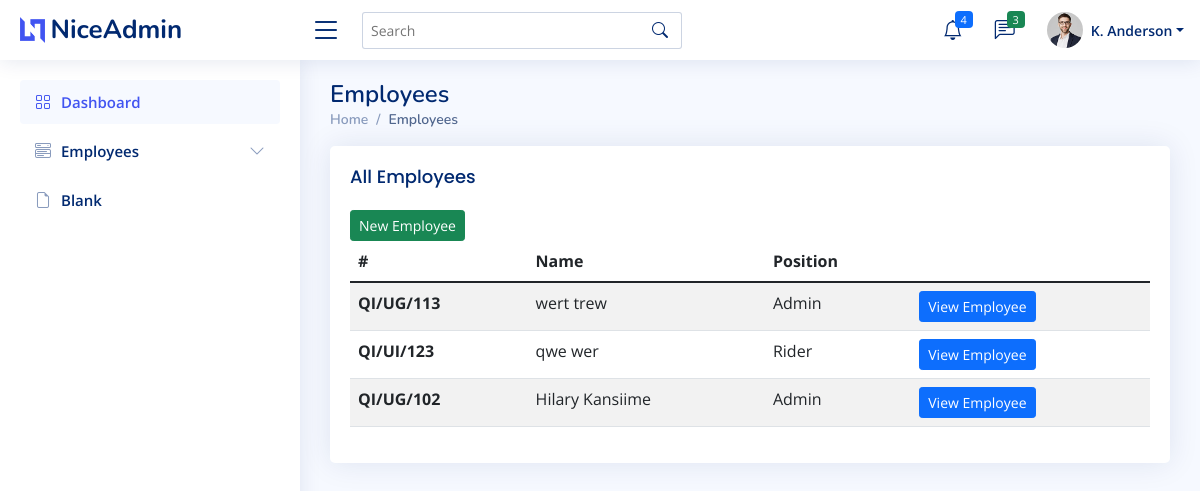
The page /employee/all on the database as committed earlier.
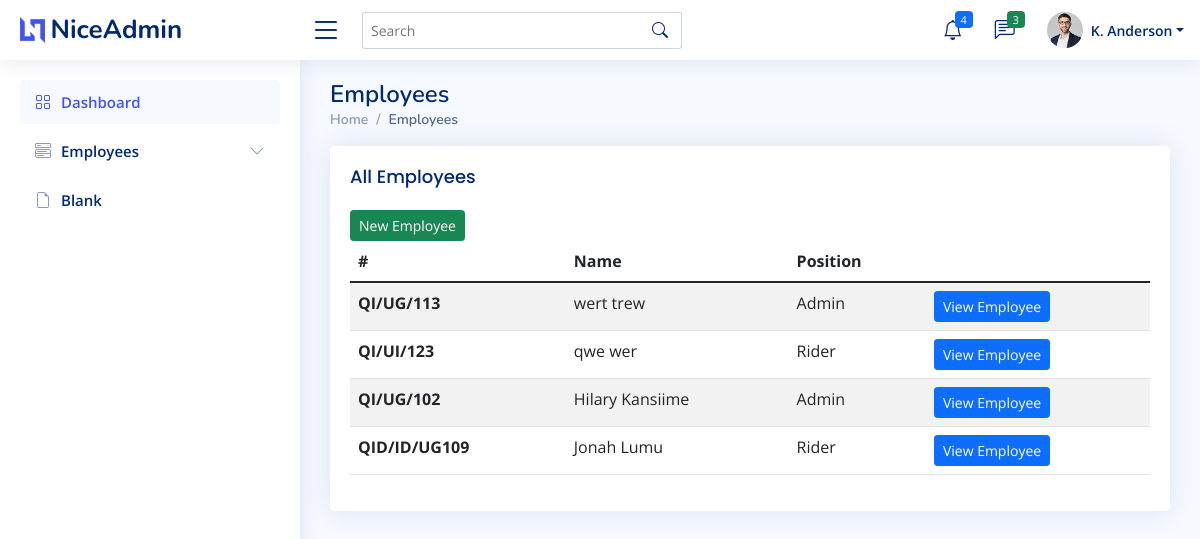
The same page on the database as committed later.
### humancapital/models.py (models this page shows, shortened)
class Employee(models.Model):
    STATUS_CHOICES = [
        (1,"ACTIVE"),
        (0, "INACTIVE"),
    ]
    emp_no = models.CharField(primary_key=True, max_length=200, default=uuid.uuid4, editable=False)
    first_name = models.CharField(max_length=30)
    last_name = models.CharField(max_length=30)
    designation = models.CharField(max_length=30)
    image = models.ImageField(upload_to ="Employee", blank=True)
    nationality = models.CharField(max_length=30)
    qid = models.CharField(max_length=30)
    qid_img = models.ImageField(upload_to ="QID", blank=True)
    date_of_birth = models.DateField(auto_now=False, auto_now_add=False)
    company = models.ForeignKey(Company, on_delete=models.CASCADE)
    created_on = models.DateField(auto_now=True, auto_now_add=False)
    status =  models.IntegerField(choices=STATUS_CHOICES, default=1)

### humancapital/views.py (the view)
# urls.py: path('employee/all', EmployeeView.as_view(), name='Employees'),
class EmployeeView(View):
    template_name = 'main/emp_data.html'
    def get(self, request):
        header='Employees'
        data = serializers.serialize("json", Employee.objects.all())
        data=json.loads(data)
        print(data)
        return render(request, self.template_name, {'data':data,'title':header,'header':header})

### humancapital/templates/main/emp_data.html (shortened to what this page needs)
{% extends "../apptemp.html" %}
{% load static %}
{% load widget_tweaks %}
{% block content %}
{% block nav %}{% include './maintemp.html' %}{% endblock nav %}
<main id="main" class="main">
    <div class="pagetitle">
        <h1>{{ header }}</h1>
        <nav>
          <ol class="breadcrumb">
            <li class="breadcrumb-item"><a href="index.html">Home</a></li>
            <li class="breadcrumb-item active">{{ header }}</li>
          </ol>
        </nav>
    </div>
    <section class="section">
        <div class="row">
          <div class="col-lg-12">
            <div class="card">
              <div class="card-body">
                <h5 class="card-title">All Employees</h5>
                <table class="table datatable table-striped">
                  <a class="right-align" href="{% url 'Add New Employee' %}" target="_blank"><button class="btn btn-sm btn-success">New Employee</button></a>
                  <thead>
                    <tr>
                      <th scope="col">#</th>
                      <th scope="col">Name</th>
                      <th scope="col">Position</th>
                      <th scope="col"></th>
                    </tr>
                  </thead>
                  <tbody>
                    {% for d in data %}
                    <tr>
                        <th scope="row">{{ d.fields.qid }}</th>
                        <td>{{ d.fields.first_name }} {{ d.fields.last_name }}</td>
                        <td>{{ d.fields.designation }}</td>
                        <td><a href="{% url 'Employee' serial=d.pk%}" ><button class="btn btn-sm btn-primary">View Employee</button></a></td>
                    </tr>
                    {% endfor %}
                  </tbody>
                </table>
              </div>
            </div>
          </div>
        </div>
      </section>
</main>
{% endblock %}

### humancapital/templates/apptemp.html (shortened to what this page needs)
<!DOCTYPE html>
<html lang="en">
<head>
  {% load static %}
  <link href="{% static 'assets/vendor/bootstrap/css/bootstrap.min.css' %}" rel="stylesheet">
  <link href="{% static 'assets/vendor/bootstrap-icons/bootstrap-icons.css' %}" rel="stylesheet">
  <link href="{% static 'assets/vendor/boxicons/css/boxicons.min.css' %}" rel="stylesheet">
  <link href="{% static 'assets/vendor/quill/quill.snow.css' %}" rel="stylesheet">
  <link href="{% static 'assets/vendor/quill/quill.bubble.css' %}" rel="stylesheet">
  <link href="{% static 'assets/vendor/remixicon/remixicon.css' %}" rel="stylesheet">
  <link href="{% static 'assets/vendor/simple-datatables/style.css' %}" rel="stylesheet">
  <link href="{% static 'assets/css/style.css' %}" rel="stylesheet">
</head>
<body>
        {% block content %}
            {%endblock%}
</body>
</html>

### humancapital/templates/main/maintemp.html (shortened to what this page needs)
<header id="header" class="header fixed-top d-flex align-items-center">
    <div class="d-flex align-items-center justify-content-between">
      <a href="index.html" class="logo d-flex align-items-center">
        <img src="assets/img/logo.png" alt="">
        <span class="d-none d-lg-block">NiceAdmin</span>
      </a>
      <i class="bi bi-list toggle-sidebar-btn"></i>
    </div>
    <div class="search-bar">
      <form class="search-form d-flex align-items-center" method="POST" action="#">
        <input type="text" name="query" placeholder="Search" title="Enter search keyword">
        <button type="submit" title="Search"><i class="bi bi-search"></i></button>
      </form>
    </div>
    <nav class="header-nav ms-auto">
      <ul class="d-flex align-items-center">
        <li class="nav-item dropdown">
          <a class="nav-link nav-icon" href="#" data-bs-toggle="dropdown">
            <i class="bi bi-bell"></i>
            <span class="badge bg-primary badge-number">4</span>
          </a>
        </li>
        <li class="nav-item dropdown">
          <a class="nav-link nav-icon" href="#" data-bs-toggle="dropdown">
            <i class="bi bi-chat-left-text"></i>
            <span class="badge bg-success badge-number">3</span>
          </a>
        </li>
        <li class="nav-item dropdown pe-3">
          <a class="nav-link nav-profile d-flex align-items-center pe-0" href="#" data-bs-toggle="dropdown">
            <img src="assets/img/profile-img.jpg" alt="Profile" class="rounded-circle">
            <span class="d-none d-md-block dropdown-toggle ps-2">K. Anderson</span>
          </a>
        </li>
      </ul>
    </nav>
  </header>
  <aside id="sidebar" class="sidebar">
    <ul class="sidebar-nav" id="sidebar-nav">
      <li class="nav-item">
        <a class="nav-link " href="{% url 'Dashboard' %}">
          <i class="bi bi-grid"></i>
          <span>Dashboard</span>
        </a>
      </li>
      <li class="nav-item">
        <a class="nav-link collapsed" data-bs-target="#components-nav" data-bs-toggle="collapse" href="#">
          <i class="bi bi-menu-button-wide"></i><span>Employees</span><i class="bi bi-chevron-down ms-auto"></i>
        </a>
      </li>
      <li class="nav-item">
        <a class="nav-link collapsed" href="#">
          <i class="bi bi-file-earmark"></i>
          <span>Blank</span>
        </a>
      </li>
    </ul>
  </aside>

### humancapital/static/assets/css/style.css (style rules this page uses)
:root { scroll-behavior: smooth; }
body { font-family: "Open Sans", sans-serif; background: #f6f9ff; color: #444444; }
a { color: #4154f1; text-decoration: none; }
h1, h2, h3, h4, h5, h6 { font-family: "Nunito", sans-serif; }
#main { margin-top: 60px; padding: 20px 30px; transition: all 0.3s; }
.pagetitle { margin-bottom: 10px; }
.pagetitle h1 { font-size: 24px; margin-bottom: 0; font-weight: 600; color: #012970; }
.card { margin-bottom: 30px; border: none; border-radius: 5px; box-shadow: 0px 0 30px rgba(1, 41, 112, 0.1); }
.card-title { padding: 20px 0 15px 0; font-size: 18px; font-weight: 500; color: #012970; font-family: "Poppins", sans-serif; }
.card-body { padding: 0 20px 20px 20px; }
.breadcrumb { font-size: 14px; font-family: "Nunito", sans-serif; color: #899bbd; font-weight: 600; }
.breadcrumb a { color: #899bbd; transition: 0.3s; }
.breadcrumb .breadcrumb-item::before { color: #899bbd; }
.breadcrumb .active { color: #51678f; font-weight: 600; }
.logo { line-height: 1; }
@media (min-width: 1200px) { .logo { width: 280px; } }
.logo img { max-height: 26px; margin-right: 6px; }
.logo span { font-size: 26px; font-weight: 700; color: #012970; font-family: "Nunito", sans-serif; }
.header { transition: all 0.5s; z-index: 997; height: 60px; box-shadow: 0px 2px 20px rgba(1, 41, 112, 0.1); background-color: #fff; padding-left: 20px; }
.header .toggle-sidebar-btn { font-size: 32px; padding-left: 10px; cursor: pointer; color: #012970; }
.header .search-bar { min-width: 360px; padding: 0 20px; }
.header .search-form { width: 100%; }
.header .search-form input { border: 0; font-size: 14px; color: #012970; border: 1px solid rgba(1, 41, 112, 0.2); padding: 7px 38px 7px 8px; border-radius: 3px; transition: 0.3s; width: 100%; }
.header .search-form button { border: 0; padding: 0; margin-left: -30px; background: none; }
.header .search-form button i { color: #012970; }
.header-nav ul { list-style: none; }
.header-nav > ul { margin: 0; padding: 0; }
.header-nav .nav-icon { font-size: 20px; color: #012970; }
.header-nav .nav-profile { color: #012970; }
.header-nav .nav-profile img { max-height: 36px; }
.header-nav .nav-profile span { font-size: 14px; font-weight: 600; }
.header-nav .badge-number { position: absolute; inset: 4px 6px auto auto; font-weight: normal; font-size: 11px; padding: 3px 6px; }
.sidebar { position: fixed; top: 60px; left: 0; bottom: 0; width: 300px; z-index: 996; transition: all 0.3s; padding: 20px; overflow-y: auto; scrollbar-width: thin; scrollbar-color: #aab7cf transparent; box-shadow: 0px 0px 20px rgba(1, 41, 112, 0.1); background-color: #fff; }
@media (min-width: 1200px) { #main, #footer { margin-left: 300px; } }
.sidebar-nav { padding: 0; margin: 0; list-style: none; }
.sidebar-nav li { padding: 0; margin: 0; list-style: none; }
.sidebar-nav .nav-item { margin-bottom: 5px; }
.sidebar-nav .nav-link { display: flex; align-items: center; font-size: 15px; font-weight: 600; color: #4154f1; transition: 0.3; background: #f6f9ff; padding: 10px 15px; border-radius: 4px; }
.sidebar-nav .nav-link i { font-size: 16px; margin-right: 10px; color: #4154f1; }
.sidebar-nav .nav-link.collapsed { color: #012970; background: #fff; }
.sidebar-nav .nav-link.collapsed i { color: #899bbd; }
.sidebar-nav .nav-link .bi-chevron-down { margin-right: 0; transition: transform 0.2s ease-in-out; }

Rows that differ between the two databases and show on the page:
added Employee: fields.qid "QID/ID/UG109", fields.first_name "Jonah", fields.last_name "Lumu", fields.designation "Rider"
